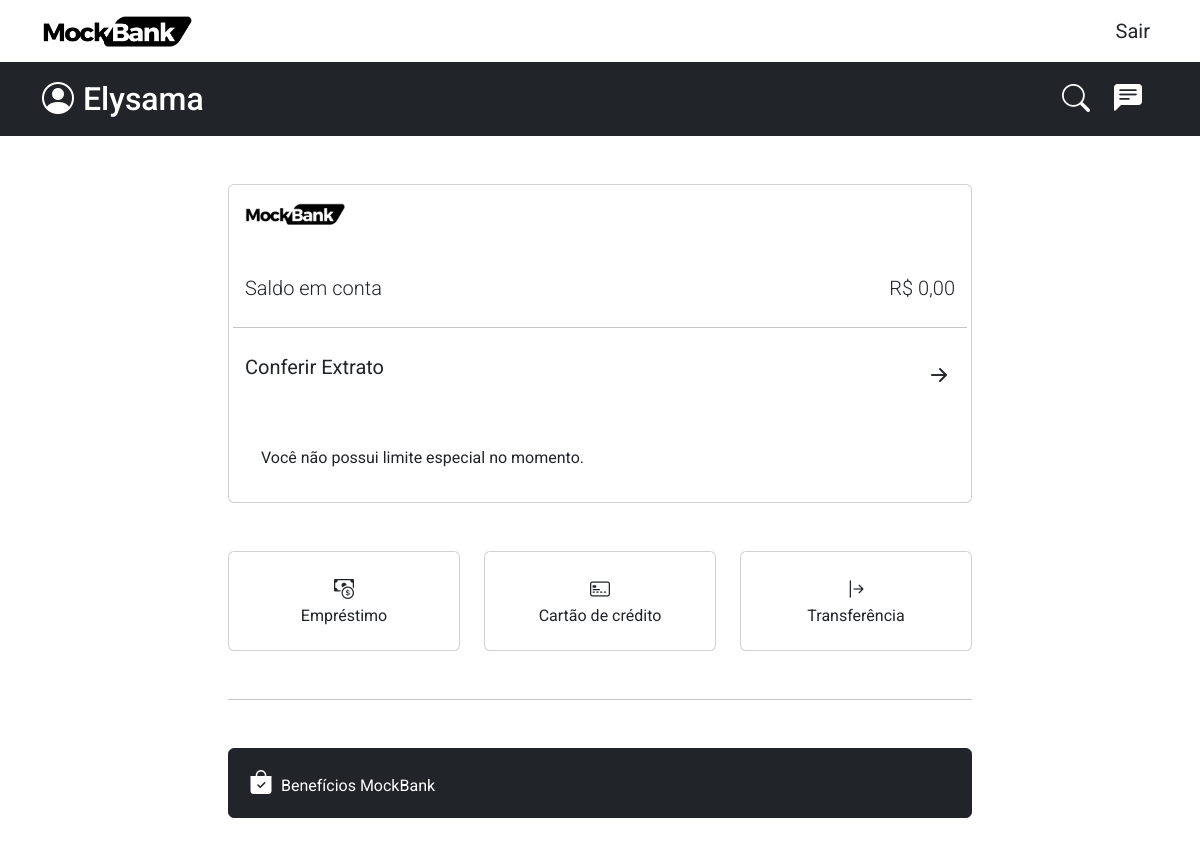
/home/ (signed in), run on an earlier commit of the app's database.
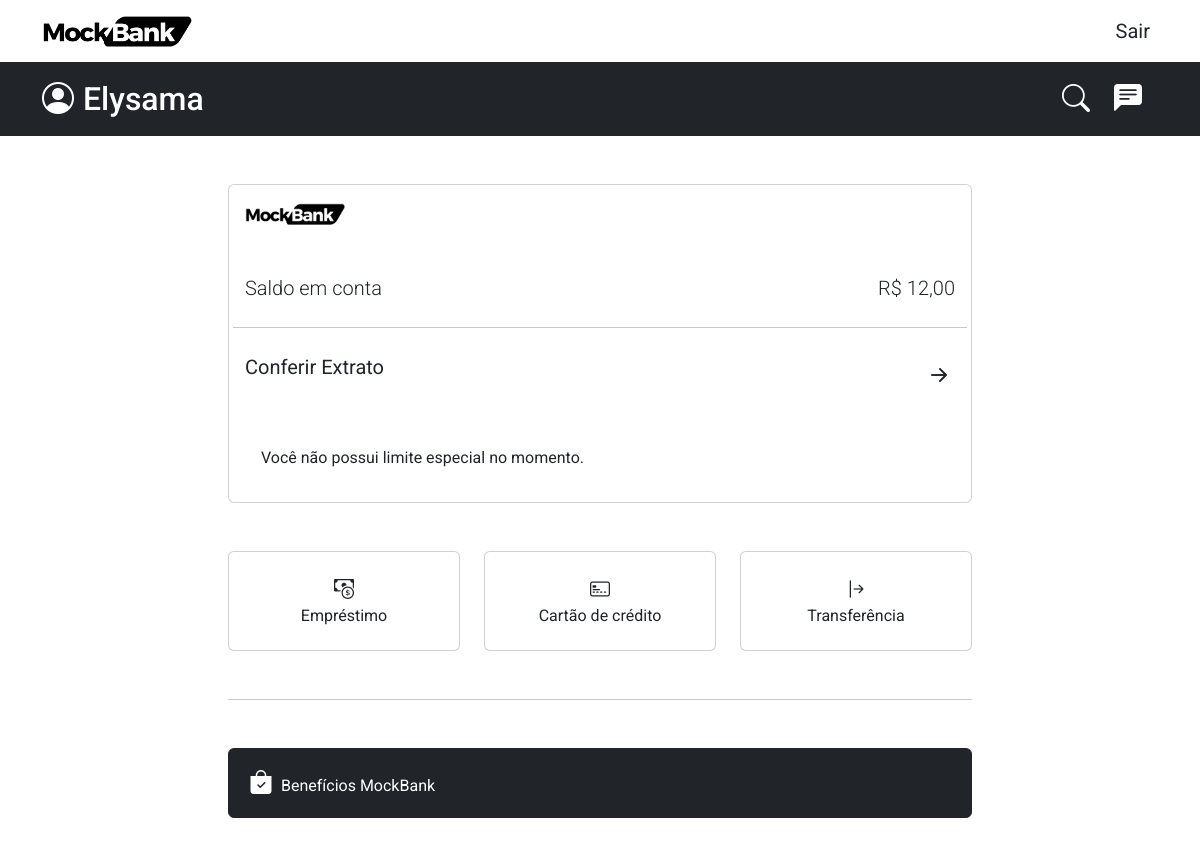
And on a later commit of the database.
### user/models.py (models this page shows)
class User(models.Model):
    user_id = models.UUIDField(primary_key=True, default=uuid.uuid4, editable=False)
    user_phone = models.CharField(max_length=30, blank=True)
    account_balance = models.DecimalField(max_digits=8, decimal_places=2, default=float(0))
    account_limit = models.DecimalField(max_digits=8, decimal_places=2, default=float(0))
    owner = models.OneToOneField(User, on_delete=models.CASCADE)

### user/views.py (the view)
# urls.py: path("home/", views.HomePageView.as_view(), name="home"),
@method_decorator(login_required(login_url='user:login'), name='dispatch')
class HomePageView(TemplateView):
    template_name = 'home.html'
    def get_context_data(self, **kwargs: Any) -> dict[str, Any]:
        context = super().get_context_data(**kwargs)
        context['user'] = UserService.get_user_django(username=self.request.user.username)
        context['account'] = UserService.user_balance(self.request.user.id)
        return context

### user/services.py (called while the page is built)
    @staticmethod
    def get_user_django(username: str):
        return User.objects.get(username=username)

    @staticmethod
    def get_user_app(pk: int):
        return BaseUser.objects.get(owner=pk)

    @staticmethod
    def user_balance(pk: int):
        user = UserService.get_user_app(pk)
        if user.account_balance >= 0:
            limit = user.account_limit
        else:
            limit = user.account_balance + user.account_limit
        return {
            'balance': user.account_balance,
            'limit': limit,
            'used_limit': user.account_limit - (user.account_balance + user.account_limit),
        }

### user/templates/home.html (shortened to what the changed rows need)
{% extends "global/base.html" %}
{% load static %}
{% load humanize %}
{% block content %}
<main>
    <div class="container-fluid bg-dark">
        <div class="container">
            <div class="navbar text-white align-items-center justify-content-between ">
                <div class="col-6 d-flex">
                    <a href={% url "user:profile" username=user.username %} class="navbar-brand">
                        <h2 class="mt-2 text-white d-inline ms-1">{{ user.first_name }}</h2>
                    </a>
                </div>
            </div>
        </div>
    </div>
    <section class="container mt-5 mb-5">
        <div class="col-12 col-md-10 col-lg-8 mx-auto">
            <div class="card">
                <div class="card-body">
                    <div class="row mt-5">
                        <div class="col-12 justify-content-between d-flex">
                            <p class="lead">Saldo em conta</p>
                            {% if account.balance < 0 %}
                                <p class="lead text-danger">R$ {{ account.balance }}</p>
                            {% else %}
                                <p class="lead text-dark">R$ {{ account.balance }}</p>
                            {% endif %}
                        </div>
                    </div>
                </div>
            </div>
        </div>
    </section>
</main>
{% endblock content %}

What changed in the data, as far as the page shows it:
changed User: balance "0,00" → "12,00"
